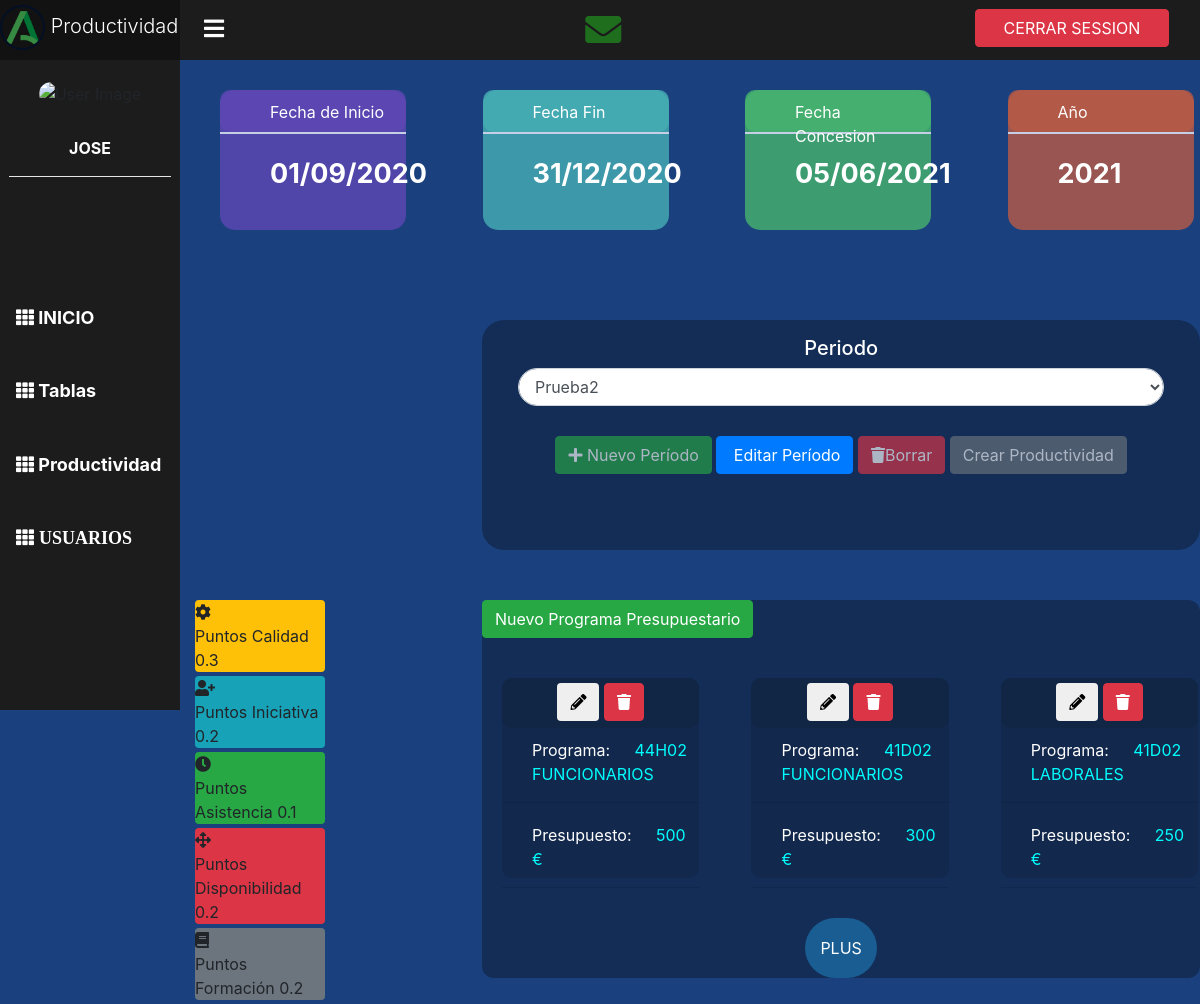
Page /index.php?controller=cuatrimestre&action=index (signed in) on the committed database.
### tables this page shows
CREATE TABLE `cuatrimestre` (
  `id` int(11) NOT NULL,
  `nombre` varchar(30) NOT NULL,
  `fecha_inicio` date NOT NULL,
  `fecha_fin` date NOT NULL,
  `fecha_concesion` date NOT NULL,
  `dias_cuatrimestre` int(11) NOT NULL,
  `anyo` int(11) DEFAULT NULL,
  `cantidad_calculada` decimal(10,2) DEFAULT NULL,
  `cantidad_recomendada` decimal(10,2) DEFAULT NULL,
  `trabajadores` int(11) DEFAULT NULL,
  `p_calidad` decimal(2,2) NOT NULL,
  `p_iniciativa` decimal(2,2) NOT NULL,
  `p_asistencia` decimal(2,2) NOT NULL,
  `p_disponibilidad` decimal(2,2) NOT NULL,
  `p_formacion` decimal(2,2) NOT NULL,
  `estado` varchar(1) NOT NULL
);

CREATE TABLE `programa` (
  `id` int(11) NOT NULL,
  `nombre` varchar(100) NOT NULL,
  `categoria` varchar(15) NOT NULL DEFAULT 'Funcionarios'
);

CREATE TABLE `programas_periodos` (
  `id` int(11) NOT NULL,
  `id_periodo` int(11) NOT NULL,
  `id_programa` int(11) NOT NULL,
  `presupuesto` decimal(10,2) NOT NULL
);

### view/cuatrimestre/indexView.php (the view, shortened to what the rows shown need)
<!DOCTYPE html>
<html lang="en">
<head>
    <link rel="stylesheet" href="view/plugins/fontawesome-free/css/all.min.css">
    <link rel="stylesheet" type="text/css" href="css/animate.min.css">
    <link rel="stylesheet" href="https://maxcdn.bootstrapcdn.com/bootstrap/4.0.0/css/bootstrap.min.css">
</head>
<body style="background-color:#1a407d">
<?php require_once 'view/comun/leftnavbar.php'; ?>
        <?php require_once 'view/comun/sidebar.php'; ?>
    <?php
        $entidad="cuatrimestre";
        require_once "comun/Formatter.php";
        $formatter=new Formatter();
    ?>
    <div id="contenedortodo" style="width:85%; float:right;">
        <div class="row" style="margin-top:50px;">
            <div class="col-md-3">
                <div class="shadow-lg" style=" background-color: rgba(94,71,181,0.8); border-radius:15px; margin:40px; width:80%; height:140px;">
                    <p style="background-color: rgba(94,71,181,0.8); color:white; padding:10px; padding-bottom:0; padding-left:50px; height:30%; margin:0; border-radius:10px;">Fecha de Inicio</p>
                    <div style="background-color:#c5d0e6; width:100%; height:2px; margin:0; padding:0;"></div>
                    <p class="texto" style="color:white; padding-left:50px; font-weight:bold; padding-top:20px;"><?php  	 if (isset($periodo_seleccionado)){  echo $formatter->formatterFecha->fromMysqlDateformat($periodo_seleccionado->fecha_inicio);}  ?></p>
                </div>
            </div>
            <div class="col-md-3">
                <div class="shadow-lg" style=" background-color: rgba(71,176,181,0.8); border-radius:15px; margin:40px; width:80%; height:140px;">
                    <p style="background-color: rgba(71,176,181,0.8);; color:white; padding:10px; padding-bottom:0; padding-left:50px; height:30%; margin:0; border-radius:10px;">Fecha Fin</p>
                    <div style="background-color:#c5d0e6; width:100%; height:2px; margin:0; padding:0;"></div>
                    <p class="texto" style="color:white; padding-left:50px; font-weight:bold; padding-top:20px;"><?php  	 if (isset($periodo_seleccionado)){  echo $formatter->formatterFecha->fromMysqlDateformat($periodo_seleccionado->fecha_fin);}  ?></p>
                </div>
            </div>
            <div class="col-md-3">
                <div class="shadow-lg" style=" background-color: rgba(71,181,111,0.8); border-radius:15px; margin:40px; width:80%; height:140px;">
                    <p style="background-color: rgba(71,181,111,0.8); color:white; padding:10px; padding-bottom:0; padding-left:50px; height:30%; margin:0; border-radius:10px;">Fecha Concesion</p>
                    <div style="background-color:#c5d0e6; width:100%; height:2px; margin:0; padding:0;"></div>
                    <p class="texto" style="color:white; padding-left:50px; font-weight:bold; padding-top:20px;"><?php  	 if (isset($periodo_seleccionado)){  echo $formatter->formatterFecha->fromMysqlDateformat($periodo_seleccionado->fecha_concesion);}  ?></p>
                </div>
            </div>
            <div class="col-md-3">
                <div class="shadow-lg" style=" background-color: rgba(186,90,71,0.8); border-radius:15px; margin:40px; width:80%; height:140px;">
                    <p style="background-color: rgba(186,90,71,0.8); color:white; padding:10px; padding-bottom:0; padding-left:50px; height:30%; margin:0; border-radius:10px;">Año</p>
                    <div style="background-color:#c5d0e6; width:100%; height:2px; margin:0; padding:0;"></div>
                    <p class="texto" style="color:white; padding-left:50px; font-weight:bold; padding-top:20px;"><?php  if (isset($periodo_seleccionado)){ echo ($periodo_seleccionado->anyo);}  ?></p>
                </div>
            </div>
        </div>
        <div class="row" style="margin-top:50px;">
            <div class="col-md-2">
            </div>
            <div class="col-md-10">
                <div id="contenedorfiltro" class="animate__animated animate__backInRight shadow-lg float-right" style="width:85%; background-color: #132d57; border-radius:22px; height:230px;">
                    <form action="<?php echo $helper->url($entidad,"index"); ?>" method="post" >
                        <h5 class="text-center text-white mt-3">Periodo</h5>
                        <select id="filtro_periodo" name="filtro_periodo" class="form-control" style="margin:auto; border-radius: 30px; width:90%;">
                        <?php if($id_combo != null){
                            foreach($allcuatrimestres as $cuatrimestre) { ?>
                                <option  value="<?php echo $cuatrimestre->id; ?>" <?php if ($cuatrimestre->id==$id_combo){ ?> selected  <?php } ?>  > <?php  echo $cuatrimestre->nombre; ?> </option>
                            <?php } ?>
                        <?php }else{
                            foreach($allcuatrimestres as $cuatrimestre) { ?>
                                <option  value="<?php echo $cuatrimestre->id; ?>"> <?php  echo $cuatrimestre->nombre; ?> </option>
                        <?php }
                        } ?>
                        </select>
                    </form>
                    <div style="text-align:center; margin-top:30px;">
                    <?php if($_SESSION["perfil"]==2){ ?>
                        <a href="<?php echo $helper-> url($entidad,"nuevo"); ?>&id=<?php echo $periodo_seleccionado->id; ?>" class="btn btn-success"><i class="fa fa-plus"></i> Nuevo Período</a>
                    <?php }else{ ?>
                        <a href="<?php echo $helper-> url($entidad,"nuevo"); ?>&id=<?php echo $periodo_seleccionado->id; ?>" class="btn btn-success disabled" disabled><i class="fa fa-plus"></i> Nuevo Período</a>
                    <?php } ?>
                        <?php if   (isset($periodo_seleccionado) && ($periodo_seleccionado->estado=="A") )   { ?>
                            <?php if($_SESSION["perfil"]==2){ ?>
                                <a href="<?php echo $helper->url($entidad,"editar"); ?>&id=<?php echo $periodo_seleccionado->id; ?>" class="btn  btn-primary"><i class="fa fa-pencil"></i> Editar Período</a>
                                <button type="button" class="btn btn-danger" data-toggle="modal" data-href="<?php echo $helper->url($entidad,"borrar"); ?>&id=<?php echo $periodo_seleccionado->id; ?>" data-target="#borrar-confirm" ><i class="fas fa-trash"></i>Borrar</button>
                                <button type="button" class="btn btn-secondary" data-toggle="modal" data-href="<?php echo $helper->url($entidad,"generarProductividades"); ?>&id=<?php echo $periodo_seleccionado->id; ?>" data-target="#crear-confirm" ><i class="fa fa-pencil"></i>Crear Productividad</button>
                            <?php }else{ ?>
                                <a href="<?php echo $helper->url($entidad,"editar"); ?>&id=<?php echo $periodo_seleccionado->id; ?>" class="btn  btn-primary"><i class="fa fa-pencil"></i> Editar Período</a>
                                <button type="button" class="btn btn-danger disabled" disabled data-toggle="modal" data-href="<?php echo $helper->url($entidad,"borrar"); ?>&id=<?php echo $periodo_seleccionado->id; ?>" data-target="#borrar-confirm" ><i class="fas fa-trash"></i>Borrar</button>
                                <button type="button" class="btn btn-secondary disabled" disabled data-toggle="modal" data-href="<?php echo $helper->url($entidad,"generarProductividades"); ?>&id=<?php echo $periodo_seleccionado->id; ?>" data-target="#crear-confirm" ><i class="fa fa-pencil"></i>Crear Productividad</button>
                            <?php } ?>
                        <?php } ?>
                    </div>
                </div>
            </div>
        </div>
        <div class="row" style="margin-top:50px;">
            <div class="col-md-2" style="padding-left:30px;">
                    <div style="display:block;" class="mb-1 rounded <?php echo ((isset($periodo_seleccionado) && ($periodo_seleccionado->estado=="A"))?   "bg-warning"  :  "bg-danger" );  ?>">
                            <i class="fa fa-cog"></i>
                            <div>
                                <span>Puntos Calidad</span>
                                <span><?php echo $formatter->formatterDecimal->format($periodo_seleccionado->p_calidad); ?></span>
                            </div>
                    </div>
                    <div style="display:block;" class="mb-1 rounded <?php echo ((isset($periodo_seleccionado) && ($periodo_seleccionado->estado=="A"))?   "bg-info"  :  "bg-danger" );  ?>">
                        <i class="fa  fa-user-plus"></i>
                        <div>
                            <span>Puntos Iniciativa</span>
                            <span><?php echo $formatter->formatterDecimal->format($periodo_seleccionado->p_iniciativa); ?></span>
                        </div>
                    </div>
                    <div style="display:block;" class="mb-1 rounded   <?php echo ((isset($periodo_seleccionado) && ($periodo_seleccionado->estado=="A"))?   "bg-success"  :  "bg-danger" );  ?>">
                        <i class="fa  fa-clock"></i>
                        <div>
                            <span>Puntos Asistencia</span>
                            <span><?php echo $formatter->formatterDecimal->format($periodo_seleccionado->p_asistencia); ?></span>
                        </div>
                    </div>
                    <div style="display:block;" class="rounded mb-1 bg-danger">
                        <i class="fa   fa-arrows-alt"></i>
                        <div>
                            <span>Puntos Disponibilidad</span>
                            <span><?php echo $formatter->formatterDecimal->format($periodo_seleccionado->p_disponibilidad); ?></span>
                        </div>
                    </div>
                    <div style="display:block;" class="rounded mb-1 <?php echo ((isset($periodo_seleccionado) && ($periodo_seleccionado->estado=="A"))?   "bg-secondary"  :  "bg-danger" );  ?>">
                        <i class="fa fa-book"></i>
                        <div>
                            <span>Puntos Formación</span>
                            <span><?php echo $formatter->formatterDecimal->format($periodo_seleccionado->p_formacion); ?></span>
                        </div>
                    </div>
            </div>
            <div class="col-md-10">
                <div id="contenedorprog" class="animate__animated animate__backInRight shadow-lg float-right" style="width:85%; background-color: #132d57; border-radius:12px;">
                <?php if (isset($periodo_seleccionado) && ($periodo_seleccionado->estado=="A")) { ?>
                        <button type="button" class="btn btn-success" data-toggle="modal" data-target=".bd-nuevo-modal" value="0">Nuevo Programa Presupuestario</button>
                    <?php } ?>
                    <?php $cont = 0; ?>
                        <div class="row">
                        <?php
                            foreach($activeprograms as $program){
                                if($cont>=0 && $cont<3){
                                    $cont++;
                                    ?>
                                    <div class="col-md-4">
                                        <div class="shadow-md" style="background-color: rgba(17, 37, 69, 0.6); border-radius:10px; margin:40px; margin-left:20px; width:90%; height:200px;">
                                            <div style="width:100%; height:50px; background-color: rgba(17, 37, 69); border-radius:10px; text-align:center; padding-top:5px;">
                                            <?php if (isset($periodo_seleccionado) && ($periodo_seleccionado->estado=="A")) { ?>
                                                    <button class="btn btn-editar btn-xs prgperUpdate"  data-toggle="modal" data-target=".bd-editar-modal" value="<?php echo $program->id; ?>"><i class="fas fa-pencil-alt"></i></button>
                                                    <button type="button" class="btn btn-danger btn-xs" data-toggle="modal" data-href="<?php  echo $helper->url("programaperiodo","borrarPrograma"); ?>&id=<?php echo $program->id; ?>" data-target="#borrar-confirm2" ><i class="fas fa-trash"></i></button>
                                        <?php } ?>
                                            </div>
                                            <p style="padding-left:30px; color:white; margin-top:10px;">Programa: <span style="color:aqua; padding-left:20px;" id="js_nombre<?php echo $program->id; ?>"><?php echo ($program->prog_nombre); ?></span></p>
                                            <hr>
                                            <p style="padding-left:30px; color:white; margin-top:20px;">Presupuesto: <span style="color:aqua; padding-left:20px;" id="js_presupuesto<?php echo $program->id; ?>"><?php echo $formatter->formatterDecimal->format($program->prog_cantidad). " €"; ?></span></p>
                                            <hr>
                                        </div>
                                    </div>
                                <?php
                                }
                            }
                    ?>
                    </div>
                        <button onclick="mostrar()" style="margin-left:45%; cursor:pointer; outline:none; border:none; background-color: rgba(28,115,173, 0.7); width:10%; height:60px; border-radius:30px; color:white;">PLUS</button>
                </div>
            </div>
        </div>
    </div>
</body>
</html>

### rows in the picture
cuatrimestre: fecha_inicio "01/09/2020", fecha_fin "31/12/2020", fecha_concesion "05/06/2021", anyo "2021", p_calidad "0.3", p_iniciativa "0.2", p_asistencia "0.1", p_disponibilidad "0.2", p_formacion "0.2"
programa: nombre "44H02 FUNCIONARIOS", programas_periodos.presupuesto "500"
programa: nombre "41D02 FUNCIONARIOS", programas_periodos.presupuesto "300"
programa: nombre "41D02 LABORALES", programas_periodos.presupuesto "250"

### other values in the picture
$_SESSION["nombre"] "JOSE"
form field filtro_periodo "Prueba2"
